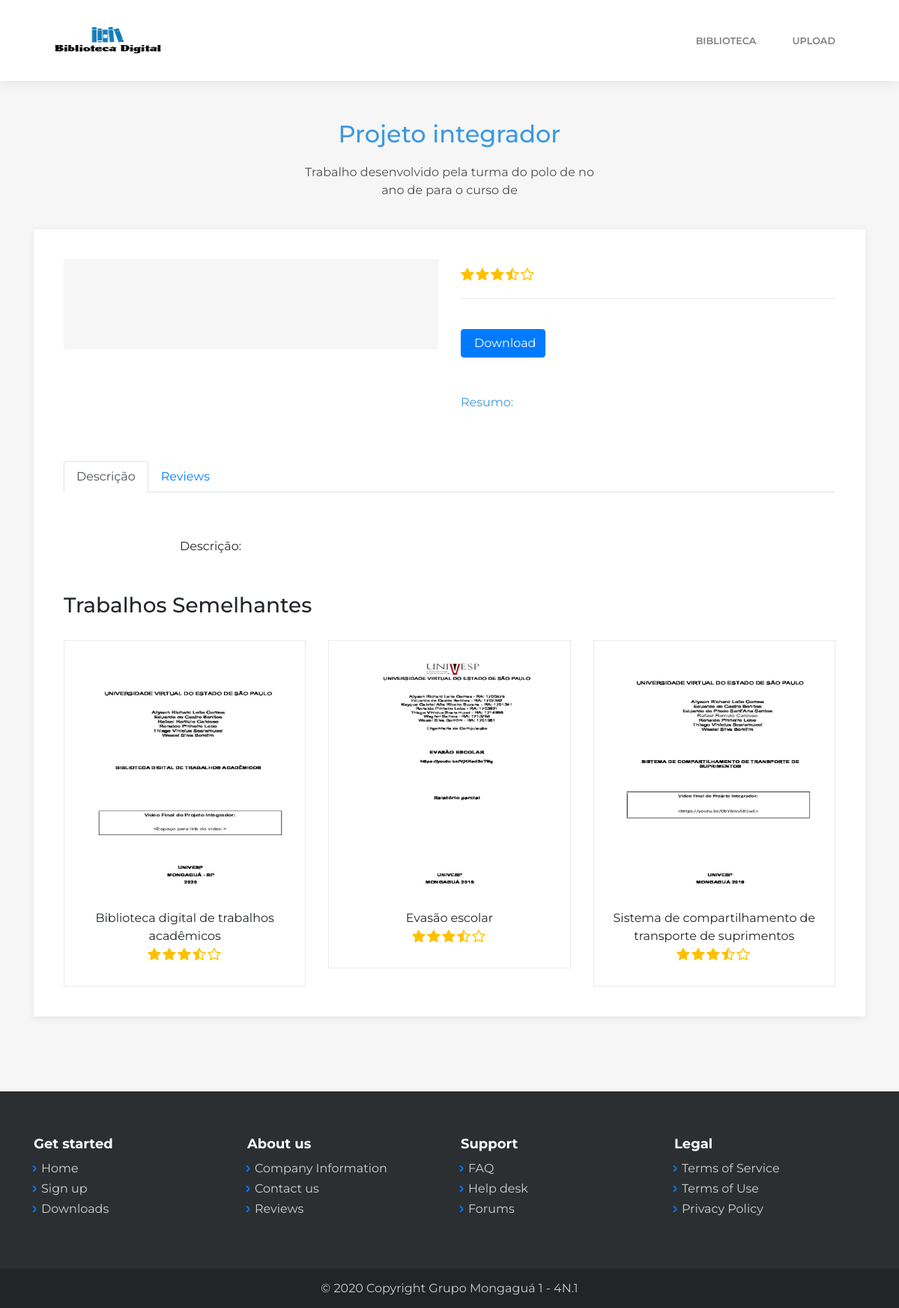
The page /1 on the database its author committed.
### main.py (models this page shows, shortened)
class PI(db.Model):
    id = db.Column(db.Integer, primary_key=True, autoincrement=True)
    title = db.Column(db.String(40), unique=True, nullable=False)
    course = db.Column(db.String(120), nullable=False)
    pole = db.Column(db.String(60), nullable=False)
    year = db.Column(db.Integer, unique=False, nullable=False)
    resumen = db.Column(db.String(1200), nullable=True)
    filename = db.Column(db.String(120), nullable=False)
    filename_page1 = db.Column(db.String(120), nullable=False)
    filename_page2 = db.Column(db.String(120), nullable=False)
    filename_page3 = db.Column(db.String(120), nullable=False)
    pub_date = db.Column(db.DateTime, nullable=False, default=datetime.utcnow)

### main.py (the view)
@app.route("/<page>")
def detail(page):
    pi = PI.query.filter_by(title=str(page)).first()
    all_pi = PI.query.all()
    return render_template("product-page.html", pi=pi, all_pi=all_pi)

### templates/product-page.html (shortened to what this page needs)
{% extends "base.html" %}
{% block head %}
{{ super() }}
{% endblock %}
{% block content %}
{{ super() }}
<main class="page product-page">
    <section class="clean-block clean-product dark">
        <div class="container">
            <div class="block-heading">
                <h2 class="text-info">Projeto integrador {{pi.course}}</h2>
                <p>{{pi.title}} Trabalho desenvolvido pela turma do polo de {{pi.pole}} no ano de {{pi.year}}
                                 para o curso de {{pi.course}}</p>
            </div>
            <div class="block-content">
                <div class="product-info">
                    <div class="row">
                        <div class="col-md-6">
                            <div class="gallery">
                                <div class="sp-wrap">
                                            </div>
                            </div>
                        </div>
                        <div class="col-md-6">
                            <div class="info">
                                <div class="rating"><img src="/static/assets/img/star.svg"><img src="/static/assets/img/star.svg"><img
                                        src="/static/assets/img/star.svg"><img src="/static/assets/img/star-half-empty.svg"><img
                                        src="/static/assets/img/star-empty.svg"></div>
                                <div class="price">
                                </div><a href="/static/assets/library/{{pi.filename}}" class="btn btn-primary" download="{{pi.filename}}">Download </a><br><br><br>
                                <div class="text-info">
                                    <p>Resumo: {{pi.resumen}}</p>
                                </div>
                            </div>
                        </div>
                    </div>
                </div>
                <div class="product-info">
                    <div>
                        <ul class="nav nav-tabs" id="myTab">
                            <li class="nav-item"><a class="nav-link active" role="tab" data-toggle="tab"
                                    id="description-tab" href="#description">Descrição</a></li>
                            <li class="nav-item"><a class="nav-link" role="tab" data-toggle="tab" id="reviews-tab"
                                    href="#reviews">Reviews</a></li>
                        </ul>
                        <div class="tab-content" id="myTabContent">
                            <div class="tab-pane active fade show description" role="tabpanel" id="description">
                                <p>Descrição: {{pi.resumen}}</p>
                            </div>
                        </div>
                    </div>
                </div>
                <div class="clean-related-items">
                    <h3>Trabalhos Semelhantes</h3>
                    <div class="items">
                        <div class="row justify-content-center">
                            {%for index in all_pi[:3]%}
                            <div class="col-sm-6 col-lg-4">
                                <div class="clean-related-item">
                                    <div class="image"><a href="/{{index.title}}"><img class="img-fluid d-block mx-auto"
                                                src="/static/assets/library/{{index.filename_page1}}"></a></div>
                                    <div class="related-name"><a href="#">{{index.title}}</a>
                                        <div class="rating"><img src="/static/assets/img/star.svg"><img
                                                src="/static/assets/img/star.svg"><img src="/static/assets/img/star.svg"><img
                                                src="/static/assets/img/star-half-empty.svg"><img
                                                src="/static/assets/img/star-empty.svg"></div>
                                    </div>
                                </div>
                            </div>
                            {% endfor %}
                        </div>
                    </div>
                </div>
            </div>
        </div>
    </section>
</main>
{% endblock %}
{% block footer %}
{{ super() }}
{% endblock %}

### rows shown on the page
PI: filename_page1 (picture), title "Biblioteca digital de trabalhos acadêmicos"
PI: filename_page1 (picture), title "Evasão escolar"
PI: filename_page1 (picture), title "Sistema de compartilhamento de transporte de suprimentos"
